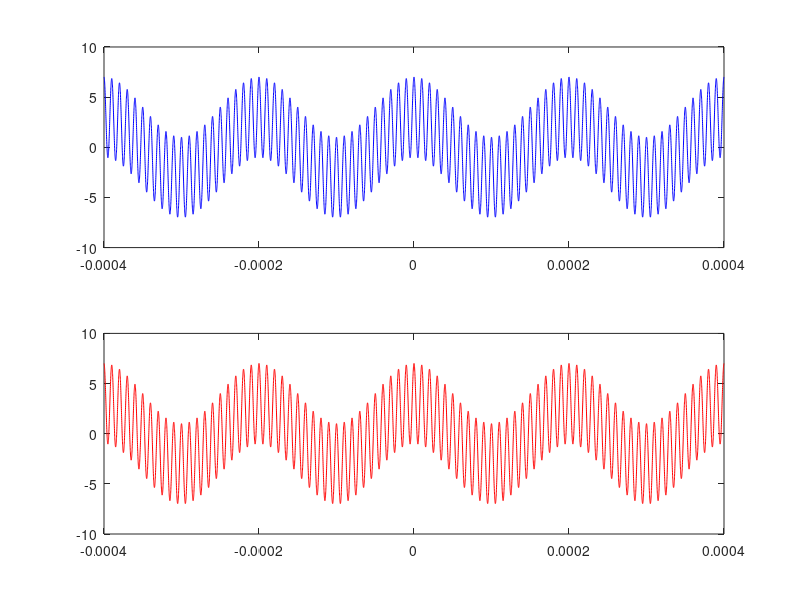

Reproduce this figure in MATLAB.
func = @(t) 4*cos(2*pi*100000*t)+3*cos(2*pi*5000*t);
% PERÍODO DA FUNÇÃO
T = 1/5000;
% N MÁXIMO
maxN = 21;

an = @(t,n) func(t).*cos(n*pi*t/(T/2))./(T/2);
bn = @(t,n) func(t).*sin(n*pi*t/(T/2))./(T/2);

ran = [];
rbn = [];

% CÁLCULO DO AN
for a = 0:maxN
    i = integral(@(x) an(x,a),-T/2,T/2);
    if i < 1e-05
        i = 0;
    end
    echo = ['Para n = ', num2str(a), ': an = ', num2str(i)];
    disp(echo)
    %ran(a+1) = i;
    ran = [ran i];
end

disp(' ');

% CÁLCULO DO BN
for b = 0:maxN
    i = integral(@(x) bn(x,b),-T/2,T/2);
    if i < 1e-05
        i = 0;
    end
    echo = ['Para n = ', num2str(b), ': bn = ', num2str(i)];
    disp(echo)
    %rbn(a+1) = i;
    rbn = [rbn i];
end

% SÉRIE DE FOURIER
t = linspace(-2*T,2*T,10000);
y = ran(1)/2;
for i = 2:maxN+1
    y = y + ran(i)*cos((i-1)*pi*t/(T/2));
    y = y + rbn(i)*sin((i-1)*pi*t/(T/2));
end

figure;
subplot(211);
plot(t,y,'b');
subplot(212);
plot(t,func(t),'r');
